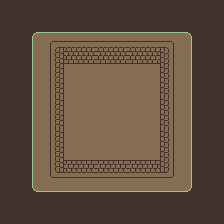

Below is a game level as drawn by its tile map, then a one-line description and the .tmx file that defines it, in full:
An orthogonal 7x7 tile map with 32x32 px tiles, 1 tile layer (Tile Layer 1).

<map version="1.10" tiledversion="1.11.2" orientation="orthogonal" renderorder="left-down" width="7" height="7" tilewidth="32" tileheight="32" infinite="0" nextlayerid="3" nextobjectid="7">
 <tileset firstgid="1" source="CaveRuinsTilesheet.tsx" />
 <layer id="1" name="Tile Layer 1" width="7" height="7">
  <data encoding="csv">
4,4,4,4,4,4,4,
4,1,2,2,2,3,4,
4,5,6,6,6,7,4,
4,5,6,6,6,7,4,
4,5,6,6,6,7,4,
4,9,10,10,10,11,4,
4,4,4,4,4,4,4
</data>
 </layer>
</map>